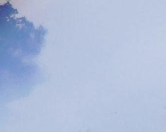
#> input picture imgs_patches/flood1.png, 168 x 132 px, found by its file name; its folder holds only this picture in this run
$ jupyter execute --allow-errors Clustering_Attempts.ipynb
#> lines starting #> are read from the running program, lines starting #| are printed output that depends on the picture
### isodata.py
#!/usr/bin/env python
# -*- coding: utf-8 -*-

# Copyright 2012 - 2013
# Matías Herranz <matiasherranz@gmail.com>
# Joaquín Tita <joaquintita@gmail.com>
#
# https://github.com/PyRadar/pyradar
#
# This library is free software; you can redistribute it and/or
# modify it under the terms of the GNU Lesser General Public
# License as published by the Free Software Foundation; either
# version 3 of the License, or (at your option) any later version.
#
# This library is distributed in the hope that it will be useful,
# but WITHOUT ANY WARRANTY; without even the implied warranty of
# MERCHANTABILITY or FITNESS FOR A PARTICULAR PURPOSE. See the GNU
# Lesser General Public License for more details.
#
# You should have received a copy of the GNU Lesser General Public
# License along with this library. If not, see <http://www.gnu.org/licenses/>.


import numpy as np
from scipy.cluster import vq

# from pyradar.utils import take_snapshot


def initialize_parameters(parameters=None):
    """Auxiliar function to set default values to all the parameters not
    given a value by the user.

    """
    parameters = {} if not parameters else parameters

    def safe_pull_value(parameters, key, default):
        return parameters.get(key, default)

    # number of clusters desired
    K = safe_pull_value(parameters, 'K', 5)

    # maximum number of iterations
    I = safe_pull_value(parameters, 'I', 100)

    # maximum of number of pairs of clusters which can be merged
    P = safe_pull_value(parameters, 'P', 4)

    # threshold value for  minimum number of samples in each cluster
    # (discarding clusters)
    THETA_M = safe_pull_value(parameters, 'THETA_M', 20)

    # threshold value for standard deviation (for split)
    THETA_S = safe_pull_value(parameters, 'THETA_S', 1)
    # threshold value for pairwise distances (for merge)
    THETA_C = safe_pull_value(parameters, 'THETA_C', 10)

    # percentage of change in clusters between each iteration
    # (to stop algorithm)
    THETA_O = 0.1

    # can use any of both fixed or random
    # number of starting clusters
    # k = np.random.randint(1, K)
    k = safe_pull_value(parameters, 'k', K)

    ret = locals()
    ret.pop('safe_pull_value')
    ret.pop('parameters')
    globals().update(ret)


# [296 lines left out: functions quit_low_change_in_clusters, merge_clusters, compute_pairwise_distances, split_clusters, compute_overall_distance, compute_avg_distance and 4 more, not called in this run]


def isodata_classification(img, parameters=None):
    """
    Classify a numpy 'img' using Isodata algorithm.
    Parameters: a dictionary with the following keys.
            - img: an input numpy array that contains the image to classify.
            - parameters: a dictionary with the initial values.
              If 'parameters' are not specified, the algorithm uses the default
              ones.
                  + number of clusters desired.
                    K = 15
                  + max number of iterations.
                    I = 100
                  + max number of pairs of clusters which can be ,erged.
                    P = 2
                  + threshold value for min number in each cluster.
                    THETA_M = 10
                  + threshold value for standard deviation (for split).
                    THETA_S = 0.1
                  + threshold value for pairwise distances (for merge).
                    THETA_C = 2
                  + threshold change in the clusters between each iter.
                    THETA_O = 0.01
        Note: if some(or all) parameters are nos providen, default values
              will be used.
    Returns:
            - img_class: a numpy array with the classification.
    """
    global K, I, P, THETA_M, THETA_S, THEHTA_C, THETA_O, k
    initialize_parameters(parameters)

    N, M = img.shape  # for reshaping at the end
    img_flat = img.flatten()
    clusters_list = np.arange(k)  # number of clusters availables

    print("Isodata(info): Starting algorithm with {k} classes")
    centers = initial_clusters(img_flat, k, "linspace")

    for iter in range(0, I):
        #        print "Isodata(info): Iteration:%s Num Clusters:%s" % (iter, k)
        last_centers = centers.copy()
        # assing each of the samples to the closest cluster center
        img_class_flat, dists = vq.vq(img_flat, centers)

        centers, clusters_list = discard_clusters(img_class_flat,
                                                  centers, clusters_list)
        centers, clusters_list = update_clusters(img_flat,
                                                 img_class_flat,
                                                 centers, clusters_list)
        k = centers.size

        if k <= (K / 2.0):  # too few clusters => split clusters
            centers, clusters_list = split_clusters(img_flat, img_class_flat,
                                                    centers, clusters_list)

        elif k > (K * 2.0):  # too many clusters => merge clusters
            centers, clusters_list = merge_clusters(img_class_flat, centers,
                                                    clusters_list)
        else:  # nor split or merge are needed
            pass

        k = centers.size
###############################################################################
        if quit_low_change_in_clusters(centers, last_centers, iter):
            break

#        take_snapshot(img_class_flat.reshape(N, M), iteration_step=iter)
###############################################################################
    print(f"Isodata(info): Finished with {k} classes")
    print(f"Isodata(info): Number of Iterations: {(iter + 1)}")

    return img_class_flat.reshape(N, M)

### Clustering/Clustering_Attempts.ipynb
### Libraries

[cell 1]
# All the imports you will need in the whole lab
import matplotlib.pyplot as plt
import cv2
from skimage.feature import graycomatrix, graycoprops
import os
from skimage import io
from isodata import isodata_classification
from sklearn.cluster import KMeans, BisectingKMeans, MiniBatchKMeans
import numpy as np
from PIL import Image
from skimage.color import rgb2gray
from skimage.transform import  resize

### ISODATA results

[cell 2]
img = cv2.imread("./dataset/flooded/455.jpg", cv2.IMREAD_GRAYSCALE)

#> (the rest of this cell did not finish here and is left out)

### Clustering With Textures

[cell 3]
def get_glcm_features(gray_scale_img):
    """
    Given a grayscale image with graylevels from 0 - 255, this function returns the contrast
    and the homogeneity features of the image with the help of GLCM
    """
    co = graycomatrix(gray_scale_img,[3],[0])
    # Tip: Make sure you understand the input-output of everything you write,
    # not doing that results in bugs that make you believe the lab is long

    return graycoprops(co,prop="contrast"),  graycoprops(co,prop="homogeneity")

[cell 4]
# You don't need to understand how this function works
def get_fname_images_tuple(directory):
#> called with directory = 'imgs_patches'
    fnames = os.listdir(directory)
    to_return = []
    for fn in fnames:
        path = os.path.join(directory, fn)
        gray_scale_image = (rgb2gray(io.imread(path)[:,:,:3]) * 255).astype(np.uint8)
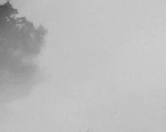
#> gray_scale_image: shape (132, 168); min 72, max 255, mean 188.5
        to_return.append((fn, gray_scale_image))
    return to_return

# You don't need to understand how this function works
def plot_2d_features_with_names(names_fts_list, xlabel, ylabel):
    x = [names_fts[1][0] for names_fts in names_fts_list]
    y = [names_fts[1][1] for names_fts in names_fts_list]
    txts = [names_fts[0] for names_fts in names_fts_list]

    fig, ax = plt.subplots()
    ax.scatter(x, y)

    for i, txt in enumerate(txts):
        ax.annotate(txt, (x[i], y[i]))
    ax.grid()
    ax.set_xlabel(xlabel)
    ax.set_ylabel(ylabel)
    fig = plt.gcf()
    fig.set_size_inches(13, 8)


fn_img_list = get_fname_images_tuple(r'imgs_patches')
#> fn_img_list = 1 item

fn_ft_list = []
for fn, img in fn_img_list:
    fn_ft_list.append((fn, get_glcm_features(img)))
#> this loop made 1 pass
#> fn on pass 1: 'flood1.png'
#> after the loop, fn_ft_list = [('flood1.png', ([59.43], [0.537]))]

plot_2d_features_with_names(fn_ft_list, 'contrast', 'homogeneity')
#> in plot_2d_features_with_names, `x = [names_fts[1][0] for names_fts in names_fts_list]`: x = [[59.43]]
#> in plot_2d_features_with_names, `y = [names_fts[1][1] for names_fts in names_fts_list]`: y = [[0.537]]
#> in plot_2d_features_with_names, `txts = [names_fts[0] for names_fts in names_fts_list]`: txts = ['flood1.png']
#> the loop in plot_2d_features_with_names, `for i, txt in enumerate(txts):` made 1 pass
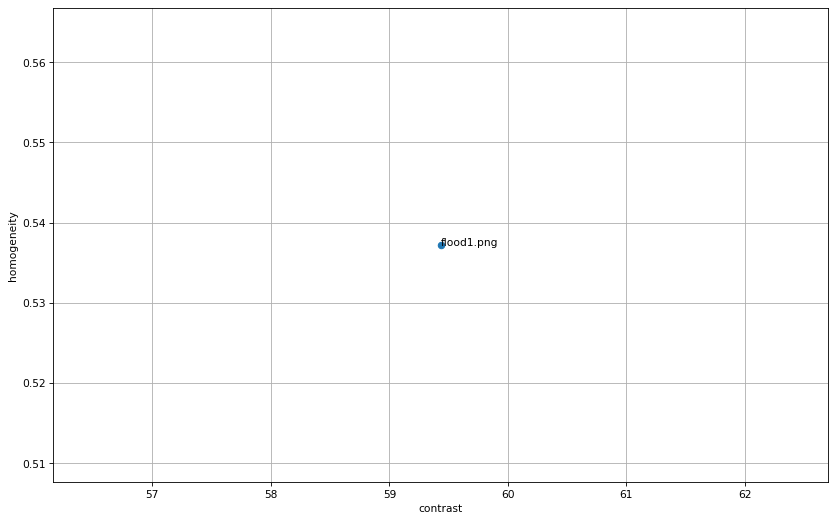
#> figure drawn by matplotlib, 1 panel

$ run again, on imgs_patches/flood13.png
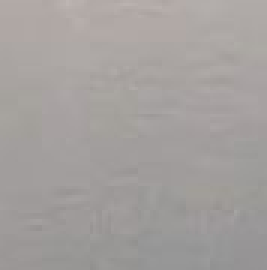
#> input picture imgs_patches/flood13.png, 89 x 90 px, found by its file name (shown 3 times larger)
#> fn_img_list = 1 item
#> the loop `for fn, img in fn_img_list:` made 1 pass
#> fn on pass 1: 'flood13.png'
#> after the loop `for fn, img in fn_img_list:`: fn_ft_list = [('flood13.png', ([3.07], [0.591]))]
#> x = [[3.07]]
#> y = [[0.591]]
#> txts = ['flood13.png']
#> the loop in plot_2d_features_with_names, `for i, txt in enumerate(txts):` made 1 pass
#> `[cell 4] # You don't need to understand how this function works def ge..`:
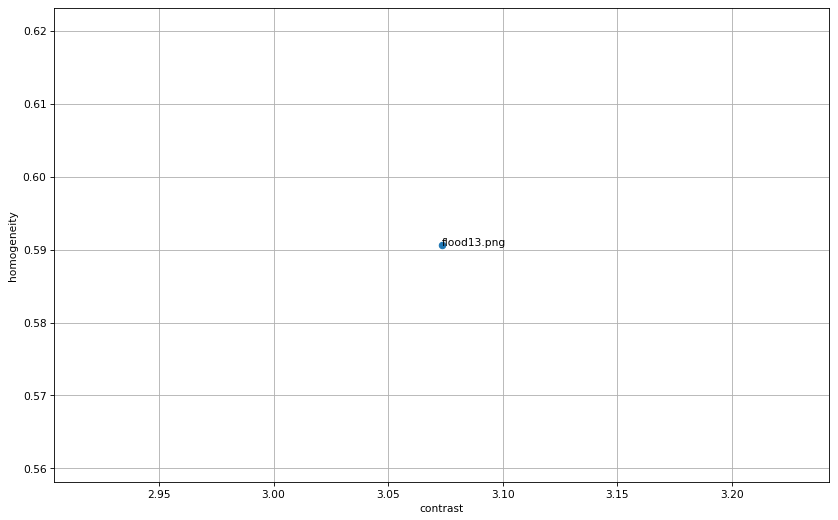
#> figure drawn by matplotlib, 1 panel

$ run again, on imgs_patches/flood14.png
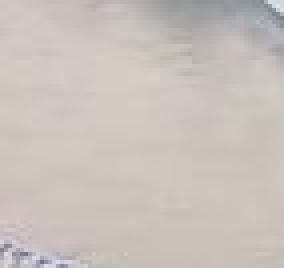
#> input picture imgs_patches/flood14.png, 71 x 67 px, found by its file name (shown 4 times larger)
#> fn_img_list = 1 item
#> the loop `for fn, img in fn_img_list:` made 1 pass
#> fn on pass 1: 'flood14.png'
#> after the loop `for fn, img in fn_img_list:`: fn_ft_list = [('flood14.png', ([44.95], [0.456]))]
#> x = [[44.95]]
#> y = [[0.456]]
#> txts = ['flood14.png']
#> the loop in plot_2d_features_with_names, `for i, txt in enumerate(txts):` made 1 pass
#> `[cell 4] # You don't need to understand how this function works def ge..`:
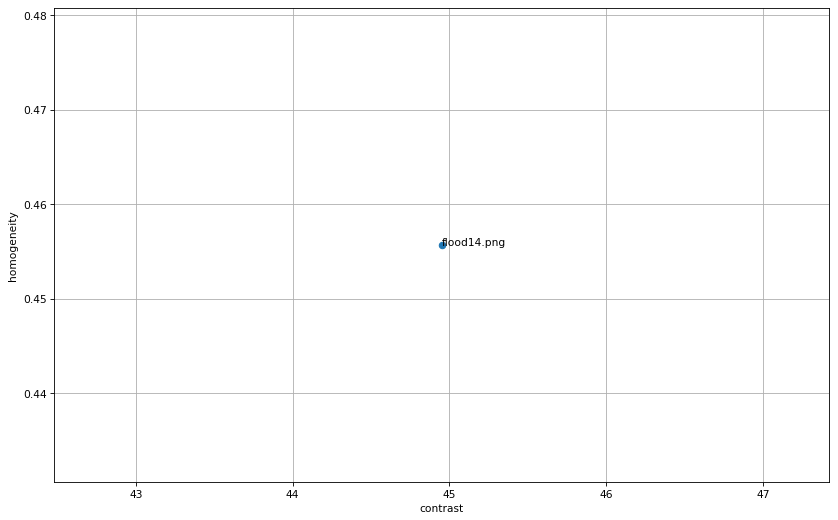
#> figure drawn by matplotlib, 1 panel

$ run again, on imgs_patches/flood15.png
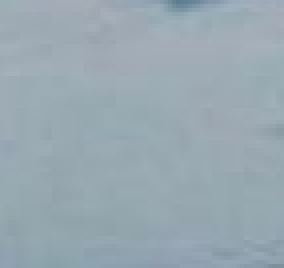
#> input picture imgs_patches/flood15.png, 71 x 67 px, found by its file name (shown 4 times larger)
#> fn_img_list = 1 item
#> the loop `for fn, img in fn_img_list:` made 1 pass
#> fn on pass 1: 'flood15.png'
#> after the loop `for fn, img in fn_img_list:`: fn_ft_list = [('flood15.png', ([5.9], [0.505]))]
#> x = [[5.9]]
#> y = [[0.505]]
#> txts = ['flood15.png']
#> the loop in plot_2d_features_with_names, `for i, txt in enumerate(txts):` made 1 pass
#> `[cell 4] # You don't need to understand how this function works def ge..`:
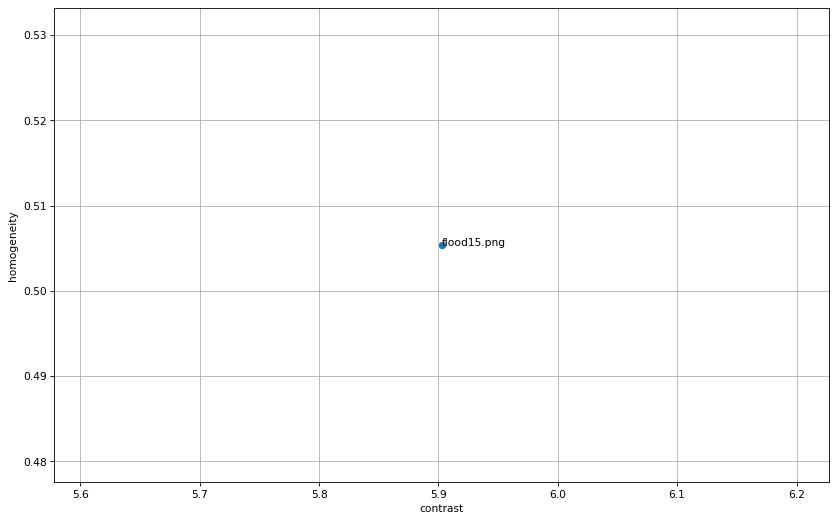
#> figure drawn by matplotlib, 1 panel

$ run again, on imgs_patches/flood10.png
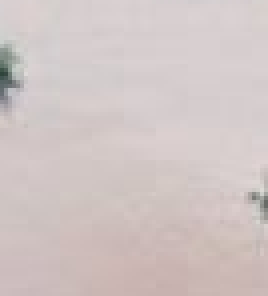
#> input picture imgs_patches/flood10.png, 67 x 74 px, found by its file name (shown 4 times larger)
#> fn_img_list = 1 item
#> the loop `for fn, img in fn_img_list:` made 1 pass
#> fn on pass 1: 'flood10.png'
#> after the loop `for fn, img in fn_img_list:`: fn_ft_list = [('flood10.png', ([59.93], [0.55]))]
#> x = [[59.93]]
#> y = [[0.55]]
#> txts = ['flood10.png']
#> the loop in plot_2d_features_with_names, `for i, txt in enumerate(txts):` made 1 pass
#> `[cell 4] # You don't need to understand how this function works def ge..`:
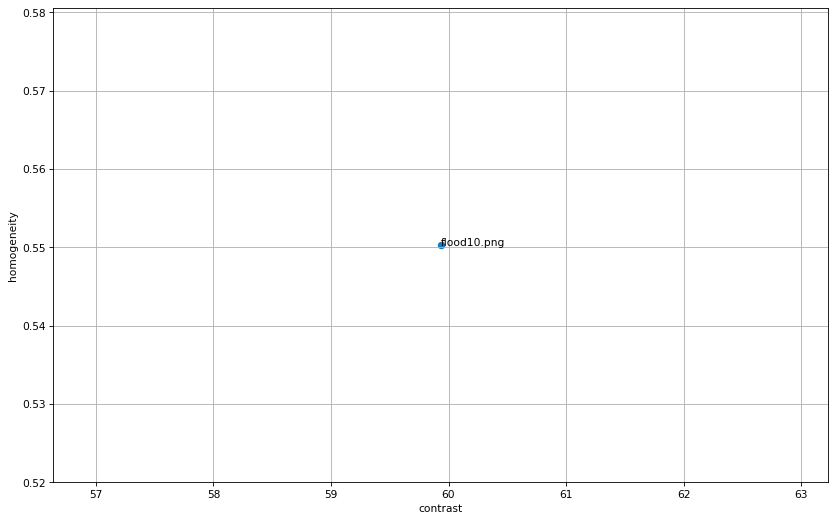
#> figure drawn by matplotlib, 1 panel
